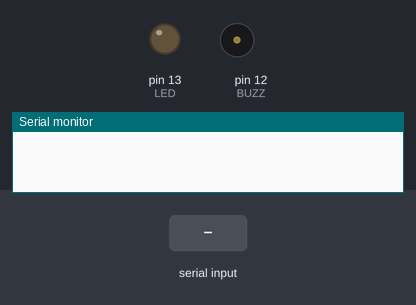
Bench run of a sketch on a simulated Arduino Mega 2560, built with avr-gcc and run on an emulated ATmega2560. Shown: output pins drawn as LEDs (lit = HIGH), buzzer (waves = sounding, pin HIGH), the last lines printed to the serial monitor. The inputs (shaded band) are chosen by the test bench.

Above: at 1.2 s.
1.3 s: "LED1" received over the second serial link
At 2.8 s:
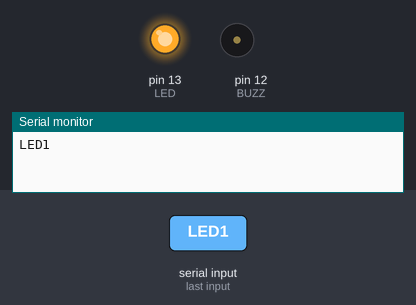
3.8 s: "BUZZ1" received over the second serial link
At 5.9 s:
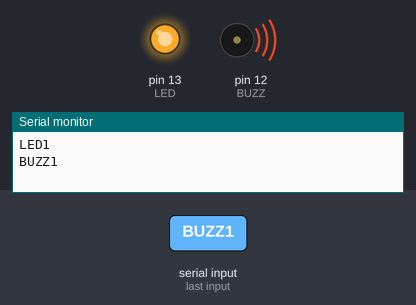
6.3 s: "LED0" received over the second serial link
At 7.7 s:
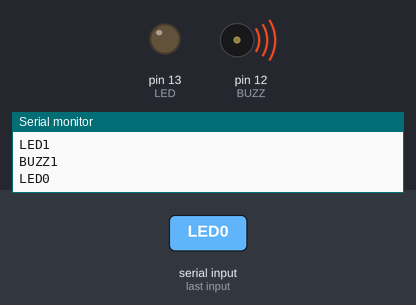
8.8 s: "BUZZ0" received over the second serial link
At 10.9 s:
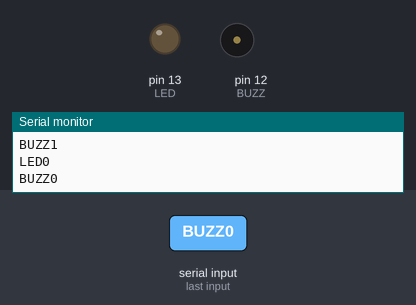
Timing chart, 0 to 12.3 s (numbered marks = the images above; inputs shaded):
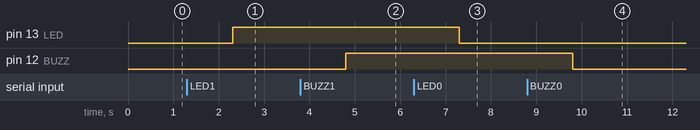

The sketch:

BT_LED_BUZZ.ino
```cpp
/*
 * IFN649_22_sem2
 * Bader ALKANDERY
 * N9334963
 * Receive CMD from Raspberry pi via bluetooth to switch on/off LED or Buzzer
 */
#define LED 13 // LED pin
#define BUZZ 12 // Buzzer pin

void setup() {
  // put your setup code here, to run once:
  Serial.begin(9600);
  Serial1.begin(9600);
  pinMode(LED, OUTPUT); // Declare the LED as an output
  pinMode(BUZZ, OUTPUT);// Declare the BUZZ as an output
  }

void loop() {

  if(Serial1.available() > 0){
    String str = Serial1.readString();
    Serial.println(str);//check str on monitor
    if(str == "LED1"){
      digitalWrite(LED, HIGH); // Turn the LED on
    }else if(str =="LED0"){
      digitalWrite(LED, LOW); // Turn the LED OFF
    }else if(str == "BUZZ1"){
      digitalWrite(BUZZ, HIGH); // Turn the Buzz on
    }else if(str == "BUZZ0"){
      digitalWrite(BUZZ, LOW); // Turn the Buzz off
    }
  }
}
```

Measured:
- after the input at 1.3 s, pin 13 (LED): LOW → HIGH after 1.0 s
- after the input at 3.8 s, pin 12 (BUZZ): LOW → HIGH after 1.0 s
- after the input at 6.3 s, pin 13 (LED): HIGH → LOW after 1.0 s
- after the input at 8.8 s, pin 12 (BUZZ): HIGH → LOW after 1.0 s
